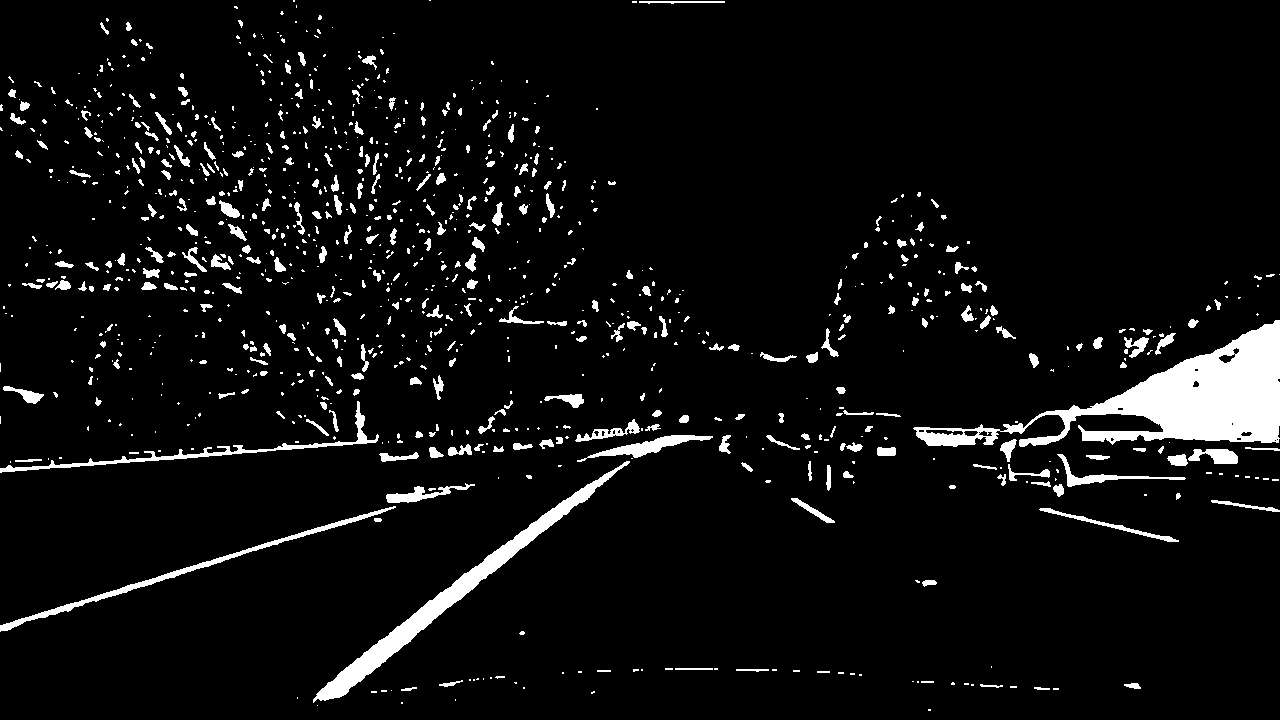
#> input picture output_images/binary.png, 1280 x 720 px
$ python 04_perspective.py
#> lines starting #> are read from the running program, lines starting #| are printed output that depends on the picture; after the words box and inside, x2 and y2 are one past the last pixel; in counts of white or black regions, pixels touching at a corner belong together
import numpy as np
import cv2 as cv

binary = cv.imread('output_images/binary.png', 0)
#> binary: shape (720, 1280); 5.7% white; 1050 white regions (702 under 20 px), largest, box (x1, y1, x2, y2) and area: (913, 320, 1280, 447) 15662, (313, 461, 630, 703) 5792, (0, 506, 396, 632) 2041
h, w = binary.shape
#> h = 720; w = 1280

def warper(img, src, dst):

    # Compute and apply perpective transform
    img_size = (img.shape[1], img.shape[0])
#> img_size = (1280, 720)
    M = cv.getPerspectiveTransform(src, dst)
    warped = cv.warpPerspective(img, M, img_size, flags=cv.INTER_NEAREST)  # keep same size as input image
#> warped: shape (720, 1280); 4.7% white; 13 white regions (2 under 20 px), largest, box (x1, y1, x2, y2) and area: (319, 11, 488, 720) 31828, (1080, 31, 1151, 192) 4175, (1039, 416, 1081, 525) 2896

    return warped

# Trapezoid on the road and the rectangle it is mapped to
if w == 1280:
    src = np.float32([[600, 460], [335, 660], [998, 660], [712, 460]])
    dst = np.float32([[300, 0], [300, 720], [980, 720], [980, 0]])
else:
    src = np.float32([[431, 340], [148, 540], [849, 540], [534, 340]])
    dst = np.float32([[225, 0], [225, 540], [735, 540], [735, 0]])

warped_binary = warper(binary, src, dst)
cv.imwrite('output_images/warped_binary.png', warped_binary)
np.savez('output_images/perspective.npz', src=src, dst=dst)

img = cv.imread('output_images/undistorted.png')
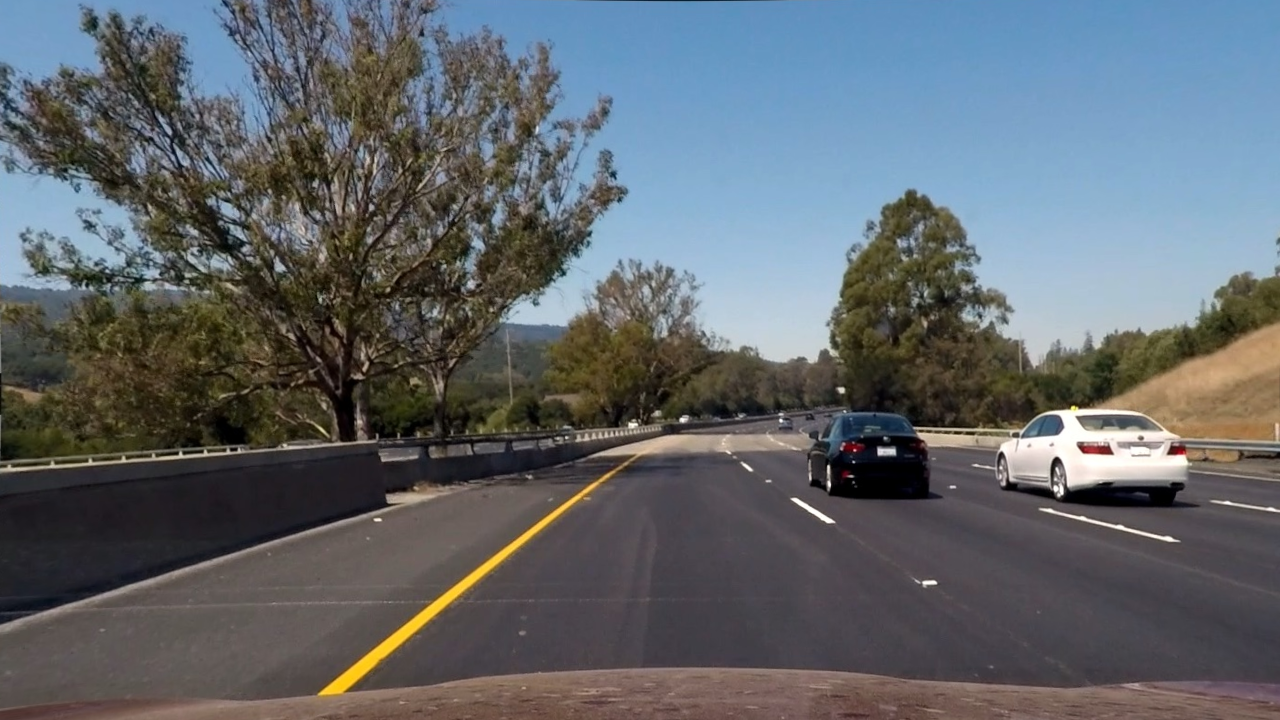
#> input picture output_images/undistorted.png, 1280 x 720 px
#> img is the input picture: shape (720, 1280, 3); mean B, G, R 107, 102.1, 96.6
warped = warper(img, src, dst)
#> in warper (call 2), `warped = cv.warpPerspective(img, M, img_size, flags=cv.INTER_NEAREST)`:
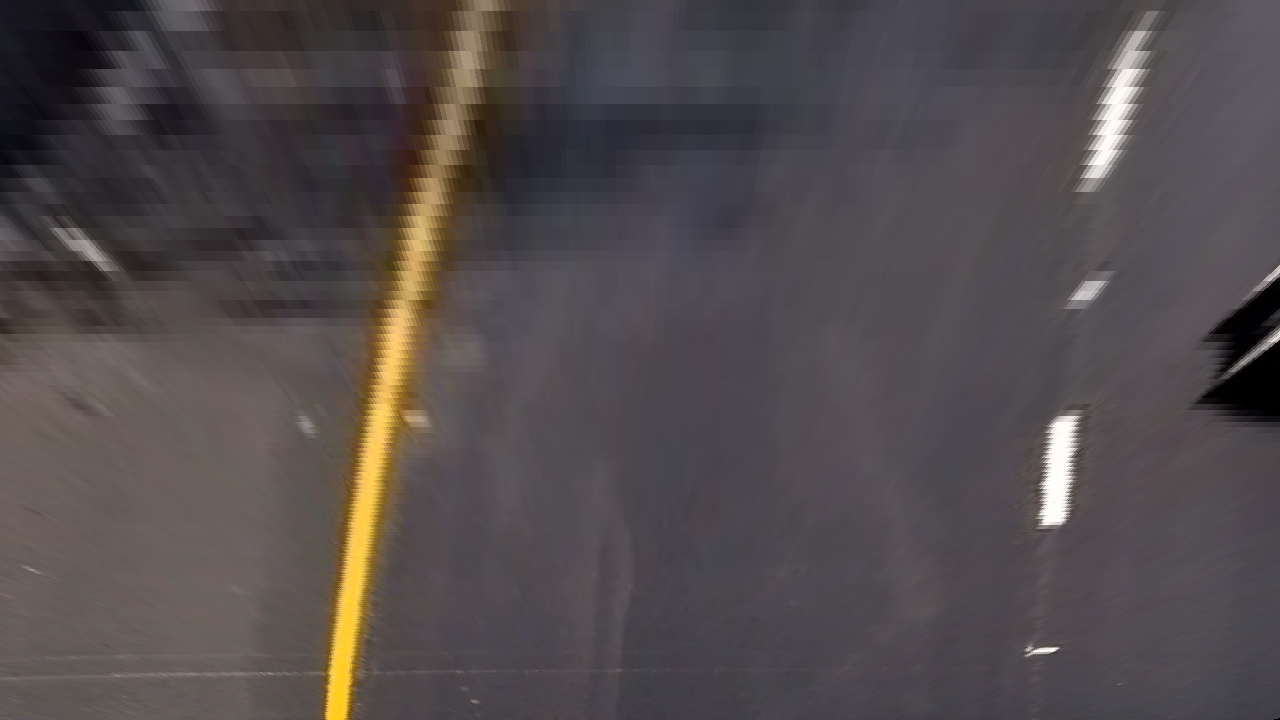
#> warped: shape (720, 1280, 3); mean B, G, R 76.9, 75.6, 82.5
for i in range(4):
    x1, y1 = src[i]
    x2, y2 = src[(i + 1) % 4]
    cv.line(img, (int(x1), int(y1)), (int(x2), int(y2)), (0, 0, 255), 3)
    x1, y1 = dst[i]
    x2, y2 = dst[(i + 1) % 4]
    cv.line(warped, (int(x1), int(y1)), (int(x2), int(y2)), (0, 0, 255), 3)
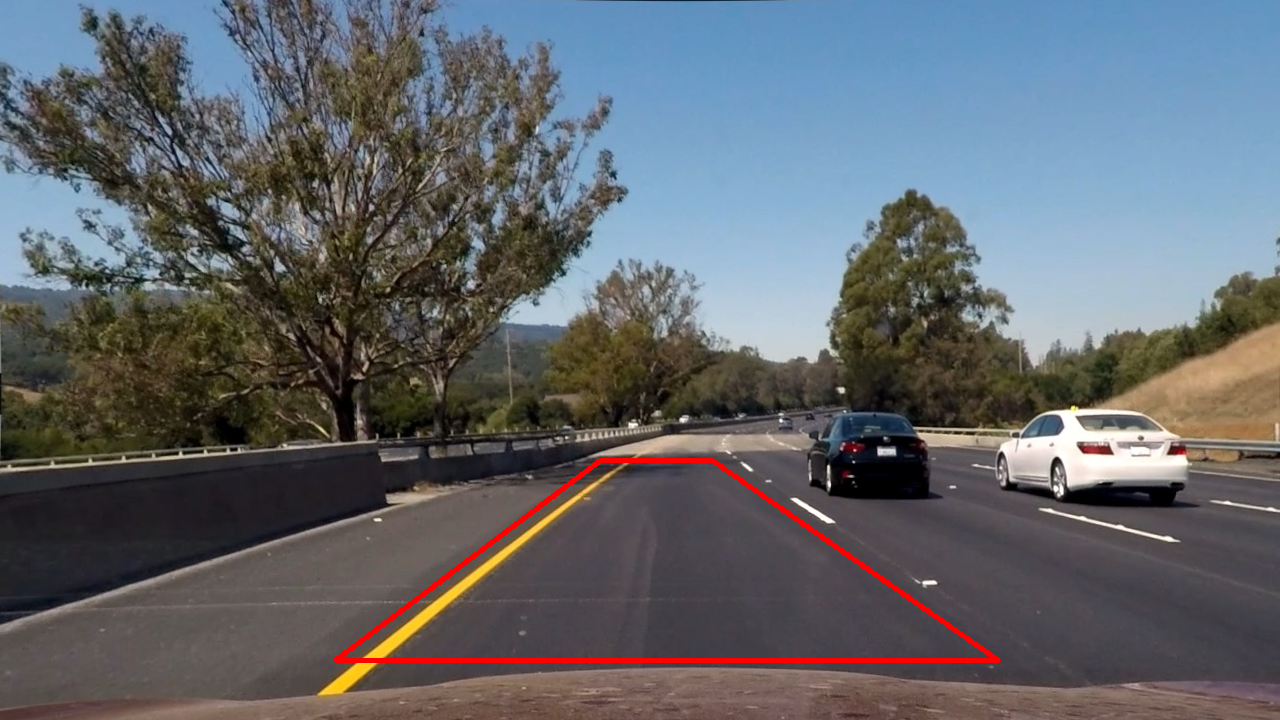
#> img: shape (720, 1280, 3); 0.8% of pixels changed, all inside (x1, y1, x2, y2) = (333, 458, 1001, 663)
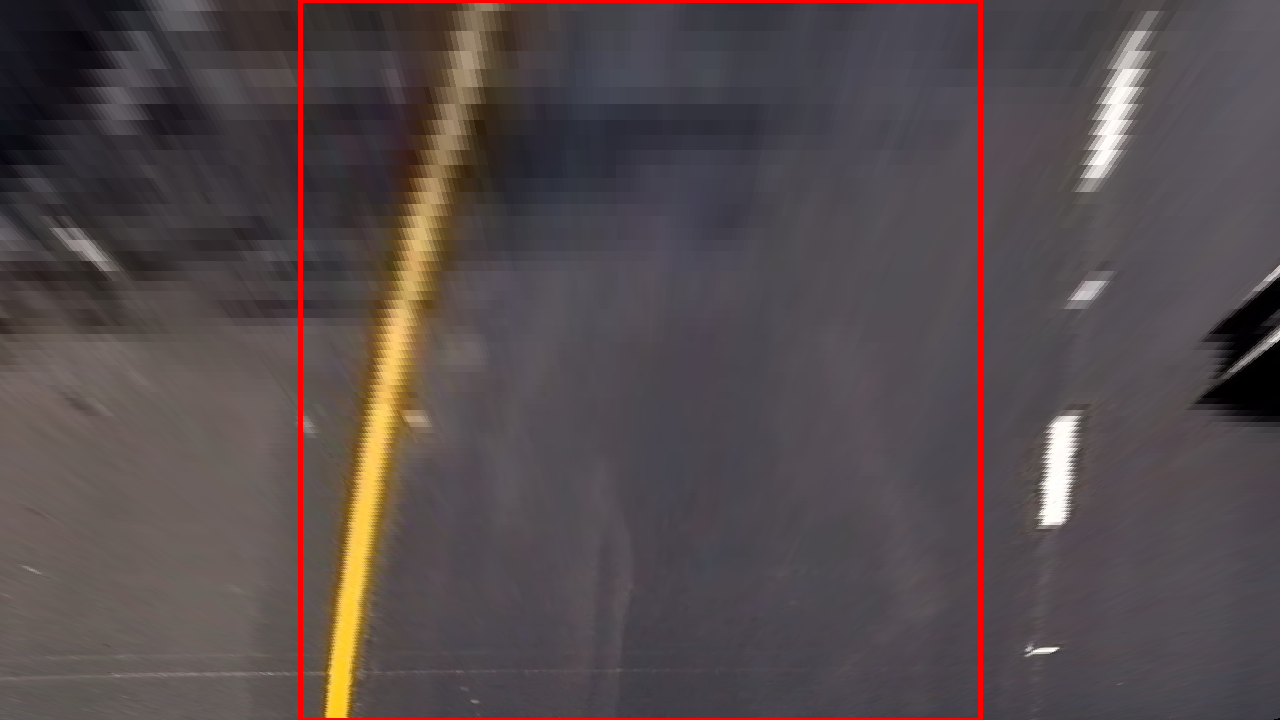
#> warped: shape (720, 1280, 3); 1.15% of pixels changed, all inside (x1, y1, x2, y2) = (298, 0, 983, 720)

cv.imshow('Source and destination points', cv.resize(np.hstack((img, warped)), None, fx=0.5, fy=0.5, interpolation=cv.INTER_LINEAR))
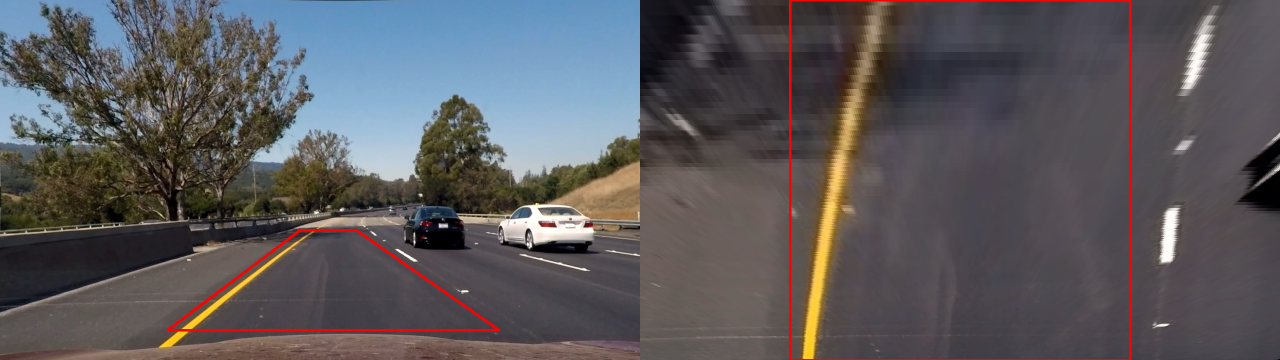
#> window 'Source and destination points': shape (360, 1280, 3); mean B, G, R 91.4, 88.3, 91.4
cv.imshow('Warped binary', warped_binary)

cv.waitKey(0)
cv.destroyAllWindows()
